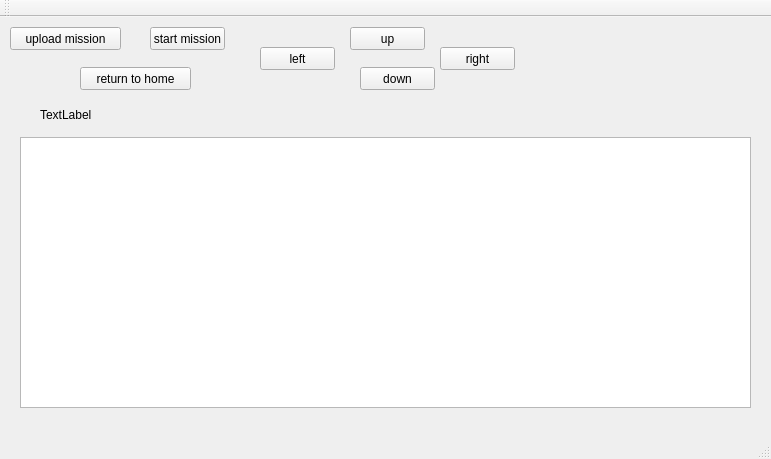
<?xml version="1.0" encoding="UTF-8"?>
<ui version="4.0">
 <class>TestMavlinkAppMainWindow</class>
 <widget class="QMainWindow" name="TestMavlinkAppMainWindow">
  <property name="geometry">
   <rect>
    <x>0</x>
    <y>0</y>
    <width>771</width>
    <height>459</height>
   </rect>
  </property>
  <property name="windowTitle">
   <string>TestMavlinkAppMainWindow</string>
  </property>
  <widget class="QWidget" name="centralWidget">
   <widget class="QPushButton" name="pushButtonUploadMission">
    <property name="geometry">
     <rect>
      <x>10</x>
      <y>10</y>
      <width>111</width>
      <height>23</height>
     </rect>
    </property>
    <property name="text">
     <string>upload mission</string>
    </property>
   </widget>
   <widget class="QTextEdit" name="textEdit">
    <property name="geometry">
     <rect>
      <x>20</x>
      <y>120</y>
      <width>731</width>
      <height>271</height>
     </rect>
    </property>
   </widget>
   <widget class="QPushButton" name="pushButtonStartMission">
    <property name="geometry">
     <rect>
      <x>150</x>
      <y>10</y>
      <width>75</width>
      <height>23</height>
     </rect>
    </property>
    <property name="text">
     <string>start mission</string>
    </property>
   </widget>
   <widget class="QPushButton" name="pushButtonUp">
    <property name="geometry">
     <rect>
      <x>350</x>
      <y>10</y>
      <width>75</width>
      <height>23</height>
     </rect>
    </property>
    <property name="text">
     <string>up</string>
    </property>
   </widget>
   <widget class="QPushButton" name="pushButtonDown">
    <property name="geometry">
     <rect>
      <x>360</x>
      <y>50</y>
      <width>75</width>
      <height>23</height>
     </rect>
    </property>
    <property name="text">
     <string>down</string>
    </property>
   </widget>
   <widget class="QPushButton" name="pushButtonLeft">
    <property name="geometry">
     <rect>
      <x>260</x>
      <y>30</y>
      <width>75</width>
      <height>23</height>
     </rect>
    </property>
    <property name="text">
     <string>left</string>
    </property>
   </widget>
   <widget class="QPushButton" name="pushButtonRight">
    <property name="geometry">
     <rect>
      <x>440</x>
      <y>30</y>
      <width>75</width>
      <height>23</height>
     </rect>
    </property>
    <property name="text">
     <string>right</string>
    </property>
   </widget>
   <widget class="QLabel" name="labelCurrentPitchCourse">
    <property name="geometry">
     <rect>
      <x>40</x>
      <y>90</y>
      <width>201</width>
      <height>16</height>
     </rect>
    </property>
    <property name="text">
     <string>TextLabel</string>
    </property>
   </widget>
   <widget class="QPushButton" name="pushButtonReturnToHome">
    <property name="geometry">
     <rect>
      <x>80</x>
      <y>50</y>
      <width>111</width>
      <height>23</height>
     </rect>
    </property>
    <property name="text">
     <string>return to home</string>
    </property>
   </widget>
  </widget>
  <widget class="QMenuBar" name="menuBar">
   <property name="geometry">
    <rect>
     <x>0</x>
     <y>0</y>
     <width>771</width>
     <height>21</height>
    </rect>
   </property>
  </widget>
  <widget class="QToolBar" name="mainToolBar">
   <attribute name="toolBarArea">
    <enum>TopToolBarArea</enum>
   </attribute>
   <attribute name="toolBarBreak">
    <bool>false</bool>
   </attribute>
  </widget>
  <widget class="QStatusBar" name="statusBar"/>
 </widget>
 <layoutdefault spacing="6" margin="11"/>
 <resources/>
 <connections/>
</ui>
